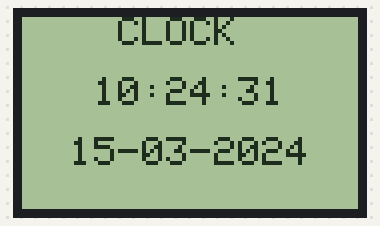
A sketch run on a simulated ESP32. On the bench: 84×48 one-colour display. WiFi joins after 1.5 s; servers stay silent unless stated; network time is answered at once with the bench clock; the local clock reads 2024-03-15 10:24:30 at power-on unless the sketch sets it; what the sketch prints to the serial monitor is not drawn.

Above: at 1.6 s.
At 5.7 s:
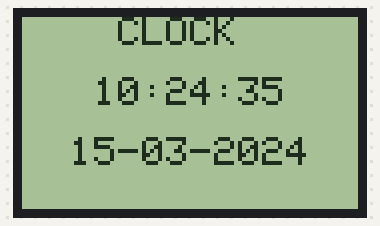
At 10.8 s:
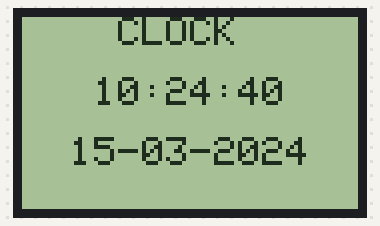
At 19.9 s:
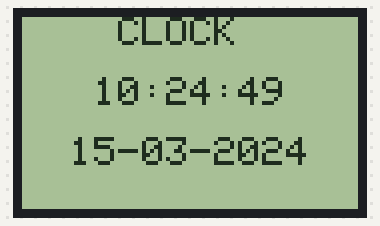
At 29.0 s:
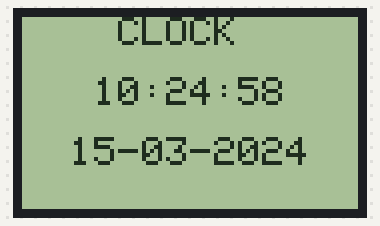
At 38.1 s:
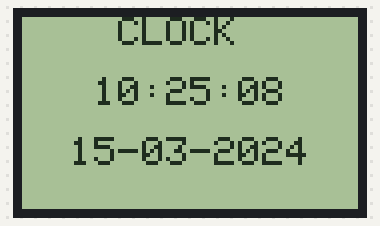

Measured:
- what the display in image 0 shows lasts 1.0 s, from 1.6 s to 2.6 s

The sketch:

clock.ino
```cpp
#include <SPI.h>
#include <Adafruit_GFX.h>
#include <Adafruit_PCD8544.h>
#include <WiFi.h>
#include <WiFiUdp.h>
#include <NTPClient.h>

Adafruit_PCD8544 display = Adafruit_PCD8544(18, 23, 19, 2, 15);

const char* ssid     = "Prateek";
const char* password = "justdoelectronics@#12345";

WiFiUDP ntpUDP;
NTPClient timeClient(ntpUDP, "pool.ntp.org", 19800, 60000);

int currentDay, currentMonth, currentYear;

void setup() {

  Serial.begin(115200);

  display.begin();
  display.setContrast(50);
  display.clearDisplay();

  WiFi.begin(ssid, password);
  while (WiFi.status() != WL_CONNECTED) {
    delay(500);
    Serial.print(".");
  }
  Serial.println("\nWiFi connected.");

  timeClient.begin();

  display.setTextSize(1);
  display.setTextColor(BLACK, WHITE);
  display.clearDisplay();
  display.setCursor(24, 0);
  display.print("CLOCK");
  display.display();
}

void loop() {
  timeClient.update();

  unsigned long epochTime = timeClient.getEpochTime();
  convertEpochToDate(epochTime);

  int h = timeClient.getHours();
  int m = timeClient.getMinutes();
  int s = timeClient.getSeconds();


  display.fillRect(0, 25, display.width(), display.height() - 25, WHITE);

  display.setTextSize(1);
  const char* timeFormat = "%02d:%02d:%02d";
  char timeStr[9];
  snprintf(timeStr, sizeof(timeStr), timeFormat, h, m, s);
  int16_t x1, y1;
  uint16_t w, hgt;
  display.getTextBounds(timeStr, 0, 0, &x1, &y1, &w, &hgt);
  display.setCursor((display.width() - w) / 2, 15);
  display.print(timeStr);

  display.setTextSize(1);
  const char* dateFormat = "%02d-%02d-%04d";
  char dateStr[15];
  snprintf(dateStr, sizeof(dateStr), dateFormat, currentDay, currentMonth, currentYear);
  display.getTextBounds(dateStr, 0, 0, &x1, &y1, &w, &hgt);
  display.setCursor((display.width() - w) / 2, 30);
  display.print(dateStr);

  display.display();

  delay(1000);
}

void convertEpochToDate(unsigned long epoch) {
  unsigned long days = epoch / 86400L;
  int year = 1970;
  while (true) {
    bool leap = isLeapYear(year);
    int daysInYear = leap ? 366 : 365;
    if (days >= daysInYear) {
      days -= daysInYear;
      year++;
    } else {
      break;
    }
  }
  int month = 1;
  int monthDays[] = {31,28,31,30,31,30,31,31,30,31,30,31};
  if (isLeapYear(year)) monthDays[1] = 29;
  while (days >= monthDays[month - 1]) {
    days -= monthDays[month - 1];
    month++;
  }
  int day = days + 1;

  currentYear = year;
  currentMonth = month;
  currentDay = day;
}

bool isLeapYear(int year) {
  return ((year % 4 == 0) && (year % 100 != 0)) || (year % 400 == 0);
}
```
